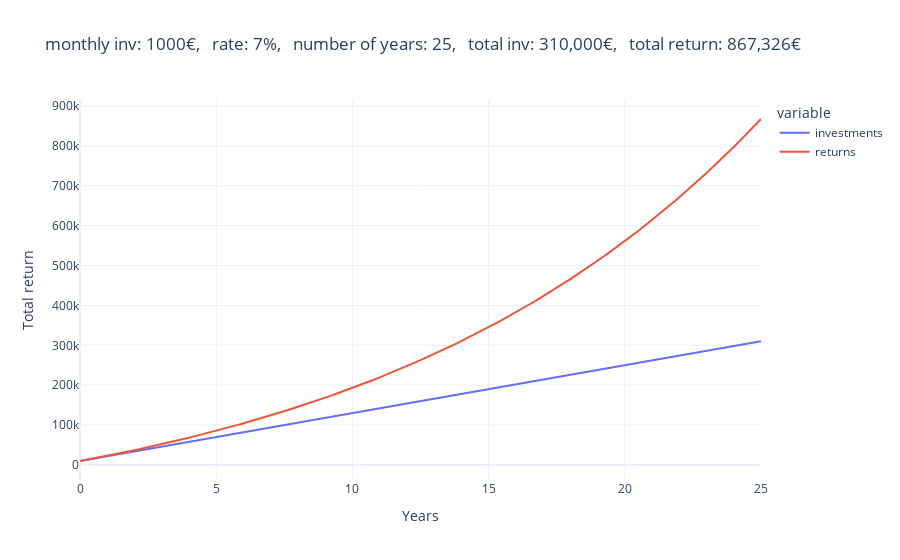

Source (notebook cell):
### Code cell
fin.plot_investments_vs_returns()

### Figure 1 — Plotly figure (JSON) as saved in the notebook; plotly's stock layout.template omitted (floating-point values rounded to 4 significant figures; data arrays with more than 128 entries replaced by an {"elided": "..."} marker saying what was removed)
{"data": [{"hovertemplate": "variable=investments<br>n_years=%{x}<br>value=%{y}<extra></extra>", "legendgroup": "investments", "line": {"color": "#636efa", "dash": "solid"}, "marker": {"symbol": "circle"}, "mode": "lines", "name": "investments", "orientation": "v", "showlegend": true, "type": "scatter", "x": {"elided": "301 float values"}, "xaxis": "x", "y": {"elided": "301 int values"}, "yaxis": "y"}, {"hovertemplate": "variable=returns<br>n_years=%{x}<br>value=%{y}<extra></extra>", "legendgroup": "returns", "line": {"color": "#EF553B", "dash": "solid"}, "marker": {"symbol": "circle"}, "mode": "lines", "name": "returns", "orientation": "v", "showlegend": true, "type": "scatter", "x": {"elided": "301 float values"}, "xaxis": "x", "y": {"elided": "301 float values"}, "yaxis": "y"}], "layout": {"legend": {"title": {"text": "variable"}, "tracegroupgap": 0}, "title": {"text": "monthly inv: 1000€,   rate: 7%,   number of years: 25,   total inv: 310,000€,   total return: 867,326€"}, "xaxis": {"anchor": "y", "domain": [0, 1], "title": {"text": "Years"}}, "yaxis": {"anchor": "x", "domain": [0, 1], "title": {"text": "Total return"}}}}
